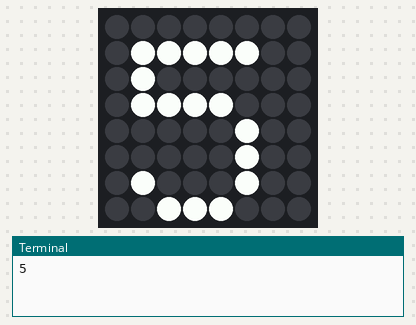
Simulated run of this program. Board: Raspberry Pi (BCM pin numbers) with a Sense HAT. Shown: the Sense HAT's 8×8 RGB LED matrix, the last lines printed to the terminal. The clock reads 2024-03-15 10:24:30 at power-on unless the program sets it; the camera gives no picture and a still takes 0.5 s. At 9.5 s the program stops and its outputs stay as they are.

Above: at 0.1 s.
At 1.1 s:
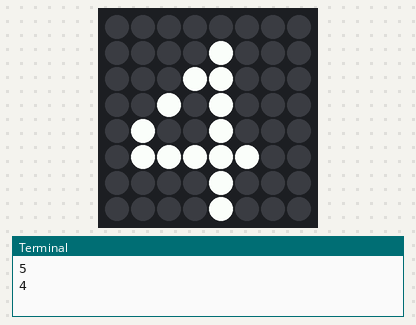
At 2.1 s:
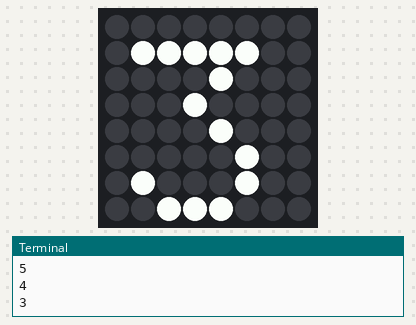
At 3.1 s:
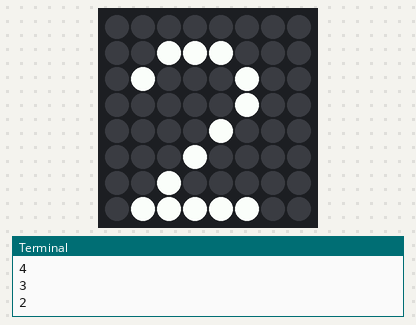
At 4.1 s:
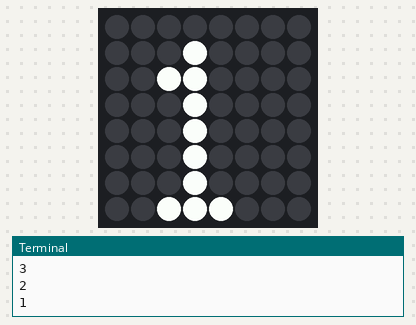
At 5.1 s:
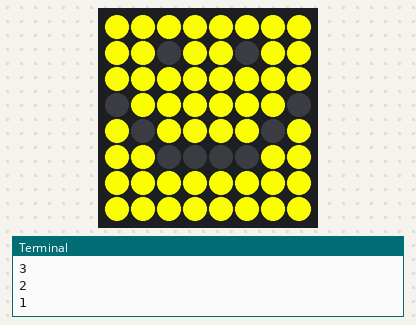

The program:

kam03-nedtelling-sensehat.py
```python
from sense_hat import SenseHat
from picamera2 import Picamera2, Preview
import time
from datetime import datetime

s = SenseHat()
kam = Picamera2()
kamConfig = kam.create_still_configuration(main={"size": (1920, 1080)}, lores={"size": (640, 480)}, display="lores")
kam.configure(kamConfig)

tidForFoto = 5 # 5 sekund før biletet blir tatt

g = (255, 255, 0) # gul
b = (0, 0, 0)

smil = [ # smiley
    g, g, g, g, g, g, g, g,
    g, g, b, g, g, b, g, g,
    g, g, g, g, g, g, g, g,
    b, g, g, g, g, g, g, b,
    g, b, g, g, g, g, b, g,
    g, g, b, b, b, b, g, g,
    g, g, g, g, g, g, g, g,
    g, g, g, g, g, g, g, g
]

kam.start_preview(Preview.QTGL)
kam.start()

for x in range(tidForFoto,0,-1):
    print(x)
    s.show_letter(str(x))
    time.sleep(1)

s.set_pixels(smil)

filnavn = str(datetime.now()) + ".jpg"

time.sleep(2)
kam.capture_file("/home/hausnes/Pictures/" + filnavn) # Endre til riktig sti (og filnavn) for ditt prosjekt

time.sleep(2)
s.clear()
```

Measured:
- what the display in image 1 shows lasts 1.0 s, from 1.0 s to 2.0 s
- what the display in image 5 shows lasts 4.5 s, from 5.0 s to 9.5 s
